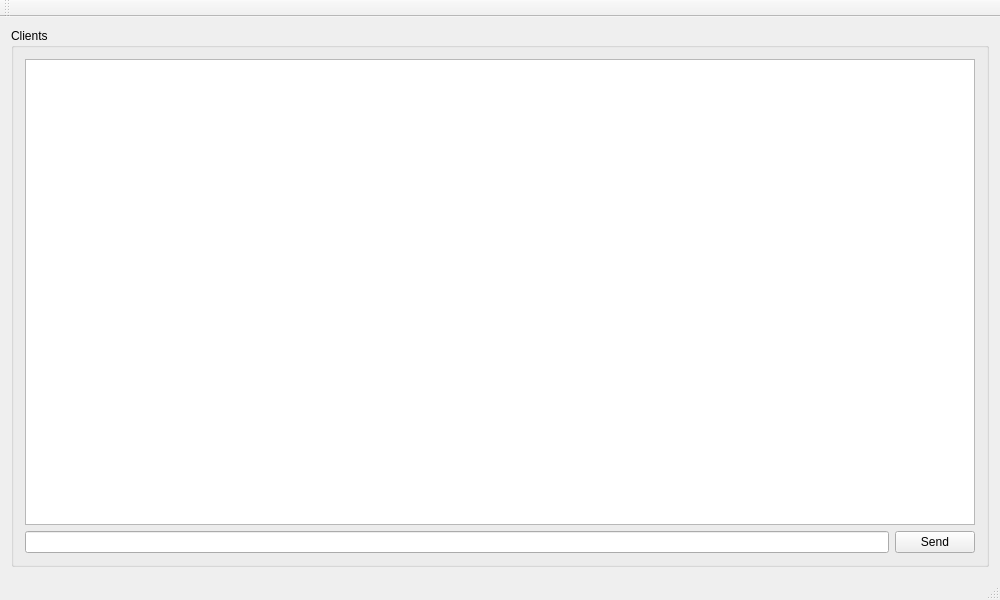
<?xml version="1.0" encoding="UTF-8"?>
<ui version="4.0">
 <class>MessengerClass</class>
 <widget class="QMainWindow" name="MessengerClass">
  <property name="geometry">
   <rect>
    <x>0</x>
    <y>0</y>
    <width>1000</width>
    <height>600</height>
   </rect>
  </property>
  <property name="sizePolicy">
   <sizepolicy hsizetype="Preferred" vsizetype="Preferred">
    <horstretch>0</horstretch>
    <verstretch>0</verstretch>
   </sizepolicy>
  </property>
  <property name="minimumSize">
   <size>
    <width>1000</width>
    <height>600</height>
   </size>
  </property>
  <property name="mouseTracking">
   <bool>false</bool>
  </property>
  <property name="windowTitle">
   <string>Messenger</string>
  </property>
  <property name="autoFillBackground">
   <bool>false</bool>
  </property>
  <widget class="QWidget" name="centralWidget">
   <layout class="QHBoxLayout" name="horizontalLayout_5">
    <item>
     <widget class="QGroupBox" name="groupBox">
      <property name="title">
       <string>Clients</string>
      </property>
      <layout class="QHBoxLayout" name="horizontalLayout_4">
       <item>
        <layout class="QVBoxLayout" name="verticalLayout">
         <item>
          <widget class="QTextEdit" name="textMessanger"/>
         </item>
         <item>
          <layout class="QHBoxLayout" name="horizontalLayout">
           <item>
            <widget class="QLineEdit" name="inputText"/>
           </item>
           <item>
            <widget class="QPushButton" name="buttonSend">
             <property name="text">
              <string>Send</string>
             </property>
            </widget>
           </item>
          </layout>
         </item>
        </layout>
       </item>
      </layout>
     </widget>
    </item>
    <item>
     <layout class="QHBoxLayout" name="horizontalLayout_3"/>
    </item>
    <item>
     <layout class="QHBoxLayout" name="horizontalLayout_2"/>
    </item>
   </layout>
  </widget>
  <widget class="QMenuBar" name="menuBar">
   <property name="geometry">
    <rect>
     <x>0</x>
     <y>0</y>
     <width>1000</width>
     <height>21</height>
    </rect>
   </property>
  </widget>
  <widget class="QToolBar" name="mainToolBar">
   <attribute name="toolBarArea">
    <enum>TopToolBarArea</enum>
   </attribute>
   <attribute name="toolBarBreak">
    <bool>false</bool>
   </attribute>
  </widget>
  <widget class="QStatusBar" name="statusBar"/>
 </widget>
 <layoutdefault spacing="6" margin="11"/>
 <resources>
  <include location="Messenger.qrc"/>
 </resources>
 <connections/>
</ui>
